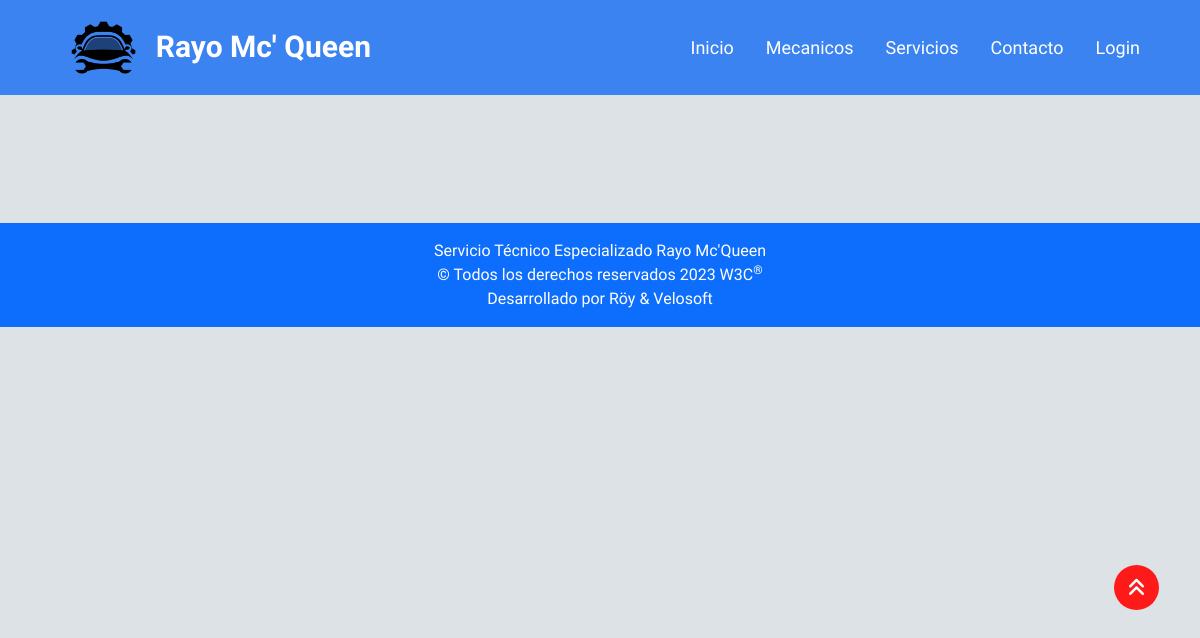
Before: /detalle_mecanico/ with the older database file.
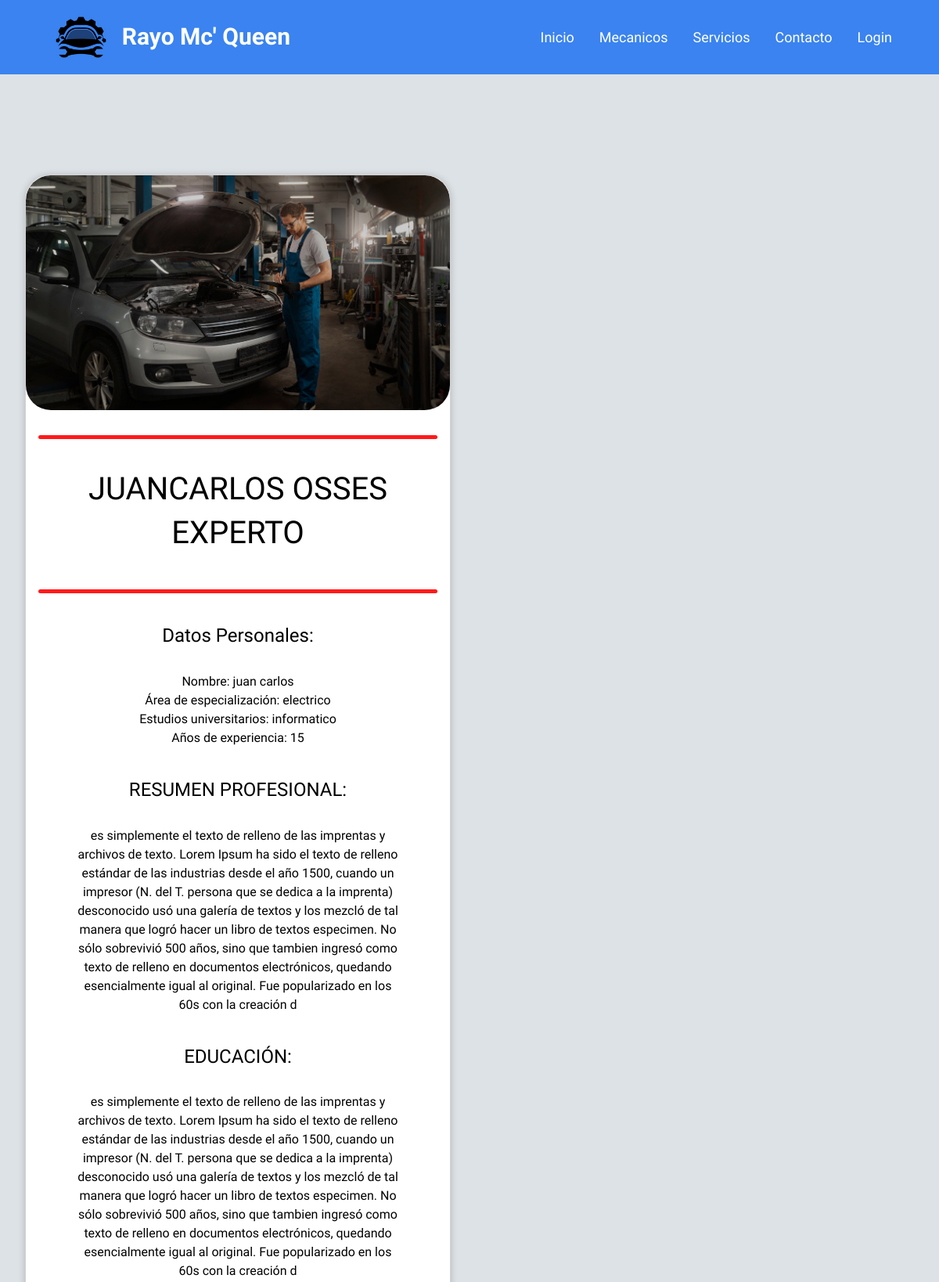
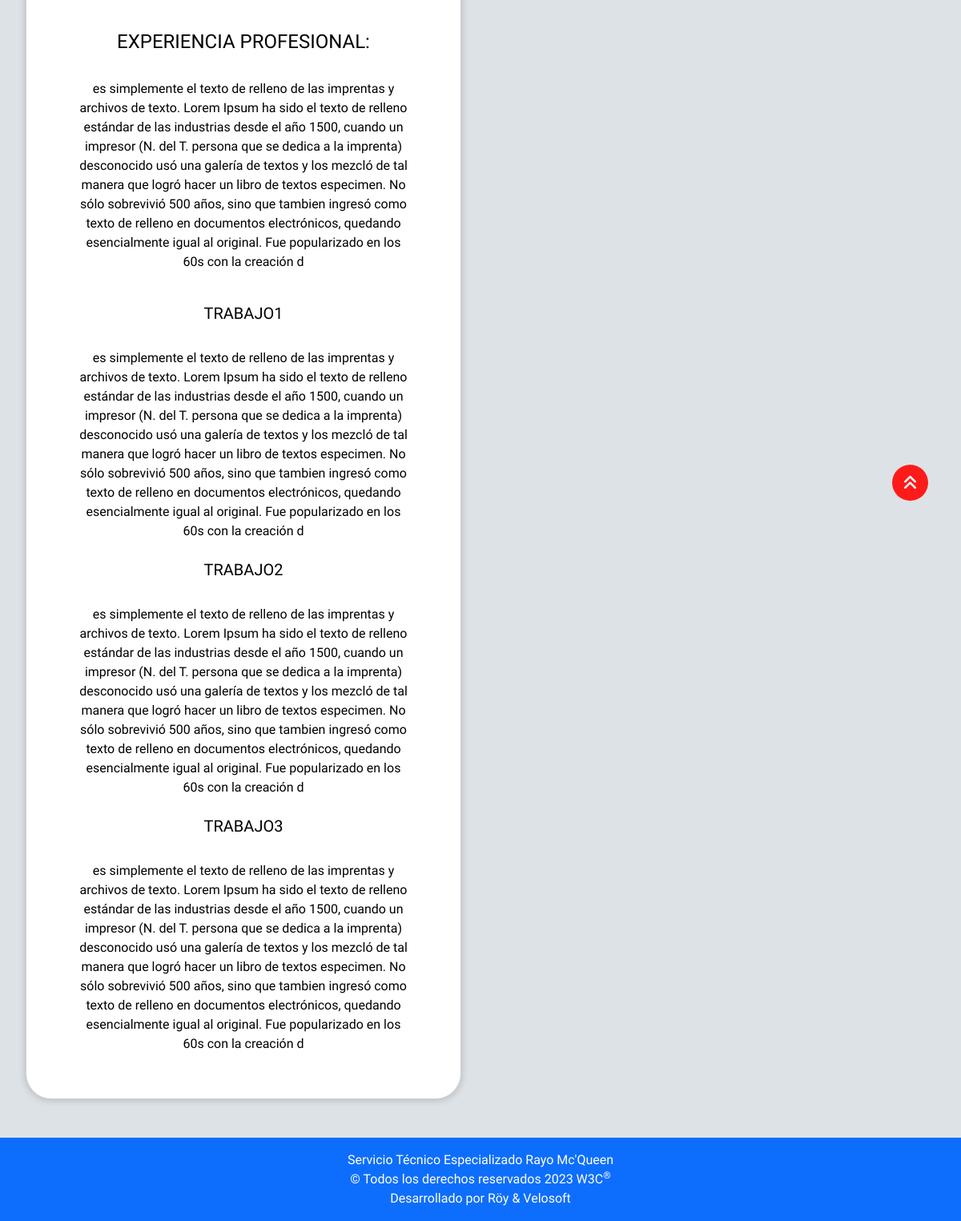
After: the same page with the newer database file (2 pictures, top to bottom).
### rayoapp/models.py (models this page shows, shortened)
class Detalle_mecanico(models.Model):
    id = models.AutoField(primary_key=True)
    nombre_encabezado = models.CharField(max_length=100, verbose_name='Nombre_Encabezado', null=True)
    expertiz_encabezado = models.CharField(max_length=100, verbose_name='Expertiz_Encabezado', null=True)
    imagen = models.ImageField(upload_to='img/', verbose_name="Imagen", null=True)
    nombre = models.CharField(max_length=100, verbose_name='Nombre', null=True)
    especialidad = models.CharField(max_length=100, verbose_name='Especialidad', null=True)
    titulos = models.CharField(max_length=100, verbose_name='Titulos', null=True)
    agnos_exp = models.CharField(max_length=100, verbose_name='Años_Experiencia', null=True)
    resumen_pro = models.TextField(max_length=1000, verbose_name='Resumen_Pro', null=True)
    resumen_edu = models.TextField(max_length=1000, verbose_name='Resumen_Edu', null=True)
    resumen_exp = models.TextField(max_length=1000, verbose_name='Resumen_Exp', null=True)
    trabajo_uno = models.CharField(max_length=100, verbose_name='Trabajo_Uno', null=True)
    desc_tra_uno = models.TextField(max_length=1000, verbose_name='Descripción_tra_uno', null=True)
    trabajo_dos = models.CharField(max_length=100, verbose_name='Trabajo_Dos', null=True)
    desc_tra_dos = models.TextField(max_length=1000, verbose_name='Descripción_tra_dos', null=True)
    trabajo_tres = models.CharField(max_length=100, verbose_name='Trabajo_Tres', null=True)
    desc_tra_tres = models.TextField(max_length=1000, verbose_name='Descripción_tra_tres', null=True)

### rayoapp/views.py (the view)
# urls.py: path('detalle_mecanico/', views.detalle_mecanico, name='detalle_mecanico'),
def detalle_mecanico(request):
    detalles = Detalle_mecanico.objects.all()
    return render(request, 'paginas/detalle_mecanico.html', {'detalles': detalles})

### rayoapp/templates/paginas/detalle_mecanico.html (shortened to what this page needs)
{% extends 'base.html' %}
{% load static %}
{% block contenido %}
<br>
<br>
<br>
<div class="row row-cols-1 row-cols-md-1 row-cols-lg-2 g-5 m-2">
    {% for detalle in detalles %}
    <div class="col">
        <div class="card card-mecanico rounded-5" style="background-color: rgb(255, 255, 255);">
            <img src="{{ detalle.imagen.url }}" class="card-img-top img-card img-mecanico rounded-5" alt="...">
            <div class="card-body">
                <hr class="border-0" style="height: 5px; border-radius: 5px; background-color: #ff1a1a; opacity: 100%;">
                <h1 class="card-title text-black text-uppercase pt-4">{{ detalle.nombre_encabezado }}</h1>
                <h1 class="card-title text-black text-uppercase">{{ detalle.expertiz_encabezado }}</h1><br>
                <hr class="border-0" style="height: 5px; border-radius: 5px; background-color: #ff1a1a; opacity: 100%;">
                <div class="card-text text-black">
                    <h4 class="pt-4">Datos Personales:</h4><br>
                    <p>Nombre: {{ detalle.nombre }}<br>
                        Área de especialización: {{ detalle.especialidad }}<br>
                        Estudios universitarios: {{ detalle.titulos }}<br>
                        Años de experiencia: {{ detalle.agnos_exp }}</p><br>
                </div>
                <div class="card-text text-black px-5">
                    <h4 class="text-uppercase">Resumen profesional:</h4><br>
                    <p>{{ detalle.resumen_pro }}</p>
                    <br>
                    <h4 class="text-uppercase">Educación:</h4><br>
                    <p>{{ detalle.resumen_edu }}</p><br>
                    <h4 class="text-uppercase">Experiencia profesional:</h4><br>
                    <p>{{ detalle.resumen_exp }}</p><br>
                    <div>
                        <ul class="list-unstyled">
                            <h5 class="text-uppercase">{{ detalle.trabajo_uno }}</h5><br>
                            <ul class="list-unstyled">
                                <li>{{ detalle.desc_tra_uno }}</li><br>
                            </ul>
                            <h5 class="text-uppercase">{{ detalle.trabajo_dos }}</h5><br>
                            <ul class="list-unstyled">
                                <li>{{ detalle.desc_tra_dos }}</li><br>
                            </ul class="list-unstyled">
                            <h5 class="text-uppercase">{{ detalle.trabajo_tres }}</h5><br>
                            <ul class="list-unstyled">
                                <li>{{ detalle.desc_tra_tres }}</li><br>
                            </ul>
                        </ul>
                    </div>
                </div>
            </div>
        </div>
    </div>
    {% endfor %}
</div>
{% endblock %}

Changed rows visible on the page:
added Detalle_mecanico: imagen (picture), nombre_encabezado "JUANCARLOS OSSES", expertiz_encabezado "EXPERTO", nombre "juan carlos", especialidad "electrico", titulos "informatico", agnos_exp "15", resumen_pro "es simplemente el texto de relleno de las imprentas y archivos de texto. Lorem Ipsum ha sido el texto de relleno estándar de las industrias desde el año 1500, cuando un impresor (N. del T. persona que se dedica a la imprenta) desconocido usó una galería de textos y los mezcló de tal manera que logró hacer un libro de textos especimen. No sólo sobrevivió 500 años, sino que tambien ingresó como texto de relleno en documentos electrónicos, quedando esencialmente igual al original. Fue popularizado en los 60s con la creación d", resumen_edu "es simplemente el texto de relleno de las imprentas y archivos de texto. Lorem Ipsum ha sido el texto de relleno estándar de las industrias desde el año 1500, cuando un impresor (N. del T. persona que se dedica a la imprenta) desconocido usó una galería de textos y los mezcló de tal manera que logró hacer un libro de textos especimen. No sólo sobrevivió 500 años, sino que tambien ingresó como texto de relleno en documentos electrónicos, quedando esencialmente igual al original. Fue popularizado en los 60s con la creación d", resumen_exp "es simplemente el texto de relleno de las imprentas y archivos de texto. Lorem Ipsum ha sido el texto de relleno estándar de las industrias desde el año 1500, cuando un impresor (N. del T. persona que se dedica a la imprenta) desconocido usó una galería de textos y los mezcló de tal manera que logró hacer un libro de textos especimen. No sólo sobrevivió 500 años, sino que tambien ingresó como texto de relleno en documentos electrónicos, quedando esencialmente igual al original. Fue popularizado en los 60s con la creación d", trabajo_uno "TRABAJO1", desc_tra_uno "es simplemente el texto de relleno de las imprentas y archivos de texto. Lorem Ipsum ha sido el texto de relleno estándar de las industrias desde el año 1500, cuando un impresor (N. del T. persona que se dedica a la imprenta) desconocido usó una galería de textos y los mezcló de tal manera que logró hacer un libro de textos especimen. No sólo sobrevivió 500 años, sino que tambien ingresó como texto de relleno en documentos electrónicos, quedando esencialmente igual al original. Fue popularizado en los 60s con la creación d", trabajo_dos "TRABAJO2", desc_tra_dos "es simplemente el texto de relleno de las imprentas y archivos de texto. Lorem Ipsum ha sido el texto de relleno estándar de las industrias desde el año 1500, cuando un impresor (N. del T. persona que se dedica a la imprenta) desconocido usó una galería de textos y los mezcló de tal manera que logró hacer un libro de textos especimen. No sólo sobrevivió 500 años, sino que tambien ingresó como texto de relleno en documentos electrónicos, quedando esencialmente igual al original. Fue popularizado en los 60s con la creación d", trabajo_tres "TRABAJO3", desc_tra_tres "es simplemente el texto de relleno de las imprentas y archivos de texto. Lorem Ipsum ha sido el texto de relleno estándar de las industrias desde el año 1500, cuando un impresor (N. del T. persona que se dedica a la imprenta) desconocido usó una galería de textos y los mezcló de tal manera que logró hacer un libro de textos especimen. No sólo sobrevivió 500 años, sino que tambien ingresó como texto de relleno en documentos electrónicos, quedando esencialmente igual al original. Fue popularizado en los 60s con la creación d"
